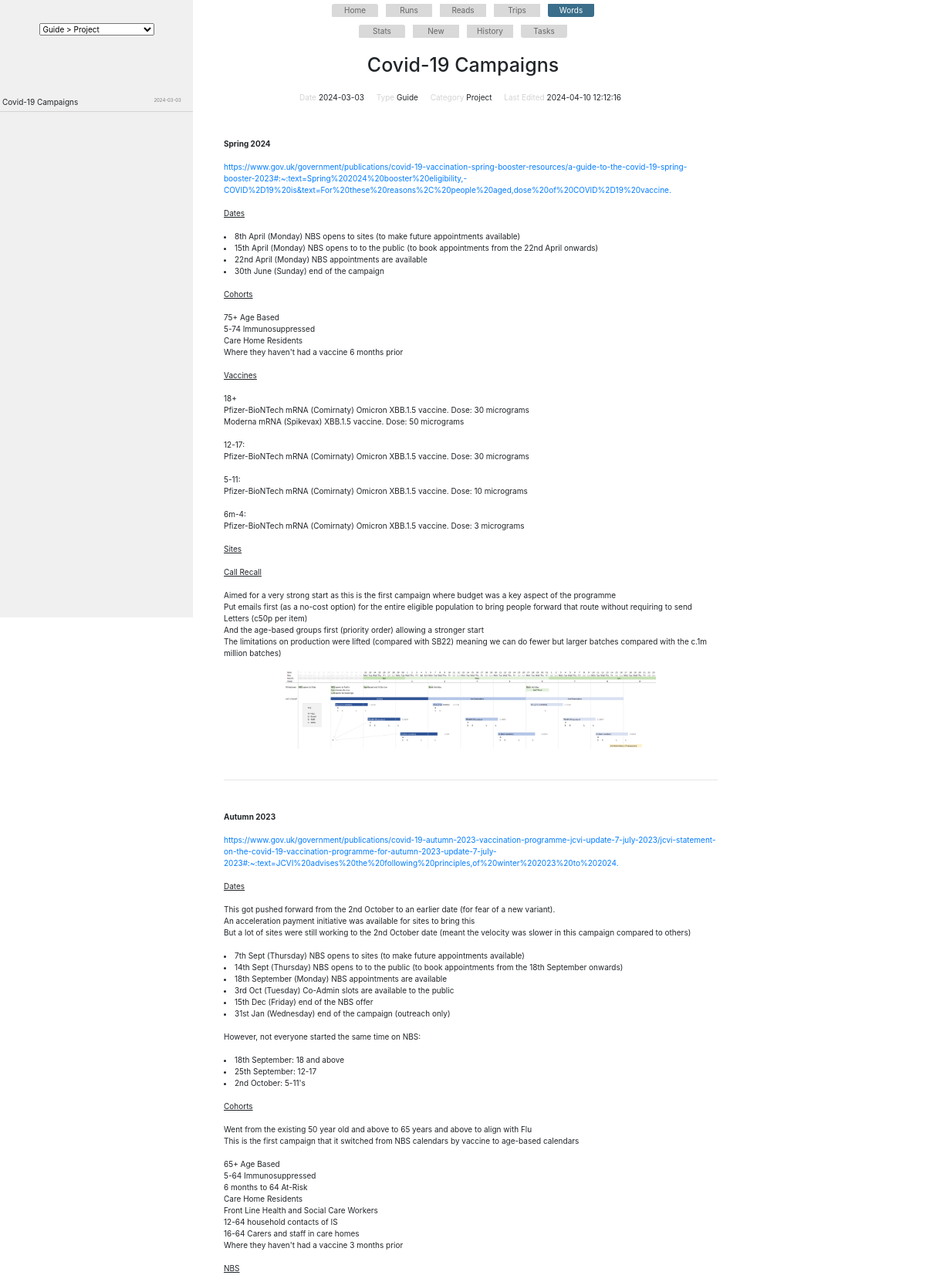
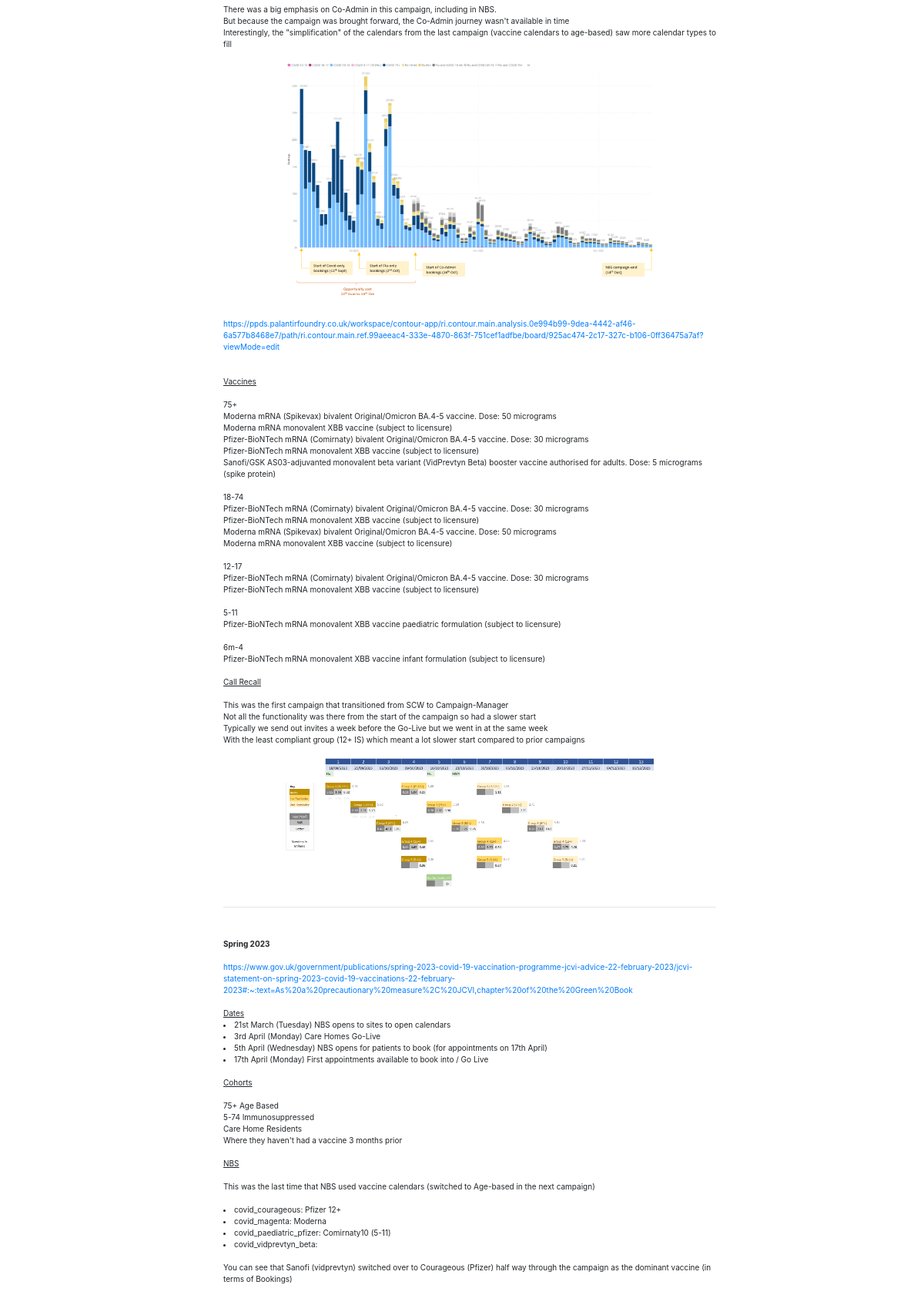
Page /words/note/20240303212355 (signed in, upper part) on the committed database (2 pictures, top to bottom).
### app.py (models this page shows)
class Words(db.Model):
    id = db.Column(db.Integer, primary_key=True)
    date_added = db.Column(db.String(20))
    note_date = db.Column(db.String(20))
    note_time = db.Column(db.String(20))
    note_type = db.Column(db.String(200))
    note_category = db.Column(db.String(200))
    note_title = db.Column(db.String(200))
    note_text = db.Column(db.String(2000))
    note_status = db.Column(db.String(200))
    edit_date = db.Column(db.String(20))
    edit_time = db.Column(db.String(20))
    note_tags = db.Column(db.String(200))
    note_original = db.Column(db.Integer)

### app.py (the view)
@app.route('/words/note/<int:note_original>')
@login_required
def words_view(note_original):
    note = Words.query.filter_by(note_original=note_original, note_status='latest').order_by(Words.id.desc()).first()
    notes = Words.query.filter_by(note_status='latest').order_by(Words.note_date.desc())
    note.note_text = re.sub(r'\*\*(.*?)\*\*', r'<b>\1</b>', note.note_text)
    note.note_text = re.sub(r"(https?:\/\/[^\s]+)",r"<a target='_blank' href='\1'>\1</a>", note.note_text).replace('</td>','')
    note.note_text = re.sub(r'\_\_\_', r'<hr>', note.note_text)
    note.note_text = re.sub(r'\-\-(.*?)\-\-', r'<u>\1</u>', note.note_text)
    note.note_text = re.sub(r'\-(.*?)\-$', r'<i>\1</i>', note.note_text)
    note.note_text = re.sub(r'^##(.*)', r'<li class="words_li">\1</li>', note.note_text, flags=re.MULTILINE)
    note.note_text = note.note_text.replace('<table>', '<table class="words_content_table">')
    note.note_text = note.note_text.replace('<table>\r\n', '<table>')
    note.note_text = note.note_text.replace('<th>\r\n', '<th>')
    note.note_text = note.note_text.replace('<tr>\r\n', '<tr>')
    note.note_text = note.note_text.replace('<td>\r\n', '<td>')
    note.note_text = note.note_text.replace('</table>\r\n', '</table>')
    note.note_text = note.note_text.replace('</th>\r\n', '</th>')
    note.note_text = note.note_text.replace('</tr>\r\n', '</tr>')
    note.note_text = note.note_text.replace('</td>\r\n', '</td>')
    note.note_text = note.note_text.replace('</li>\n', '</li>')
    note.note_text = note.note_text.replace('Â£', '£')
    note.note_text = re.sub(r"image>>(.+)", lambda match: f"<img src={url_for('static', filename=f'images/{note.note_original}_{match.group(1).strip()}')} class='words_image center'>", note.note_text)
    note.note_text = note.note_text.replace('\n', '<br>')
    words_config = db.session.query(CONFIG_WORDS_OPTIONS.type,
                                func.group_concat(CONFIG_WORDS_OPTIONS.category, ',').label('categories'),
                                CONFIG_WORDS_OPTIONS.color).group_by(CONFIG_WORDS_OPTIONS.type, CONFIG_WORDS_OPTIONS.color).order_by(CONFIG_WORDS_OPTIONS.id).all()
    words_config_options = [{'type': config.type, 'categories': config.categories.split(','), 'color': config.color} for config in words_config]
    return render_template('words_view.html', note=note, notes=notes, words_options=words_config_options)

### app.py (called while the page is built)
@login_manager.user_loader
def load_user(user_id):
    return User.query.get(int(user_id))

@app.before_request
def before_request():
    if not current_user.is_authenticated and request.endpoint not in ['login', 'static']:
        return redirect(url_for('login'))

### templates/words_view.html (shortened to what this page needs)
{% extends 'base.html' %}
{% block content %}
{% include 'base_words.html' %}
<br/>
<div id="words_view_left_panel">
    <br/>
    <br/>
    <div class="center">
        <select id="words_view_drop_down">
        </select>
    </div>
    <br/>
    <br/>
    <br/>
    <br/>
    <br/>
    <table>
        {% for link in notes %}
        <tr class="words_view_left_panel_link" onclick="window.location='/words/note/{{ link.note_original }}';">
            <td>
                {% if 'Thought' not in link.note_type %}
                    <span class="words_view_left_panel_link_title">{{ link.note_title }}</span>
                {% endif %}
                <span class="words_view_left_panel_link_date">{{link.note_date}}</span>
            </td>
        </tr>
        {% endfor %}
    </table>
</div>
<div id="words_view_main_panel">
    <h1 class="note_title">{{ note.note_title }}</h1>
    <br/>
    <div class="center_wrapper">
        <div class="note_meta_centre_contents">
            <span class="note_meta_label">Date</span><span class="note_meta_value">{{note.note_date}}</span>
            <span class="note_meta_label">Type</span><span class="note_meta_value">{{note.note_type}}</span>
            <span class="note_meta_label">Category</span><span class="note_meta_value">{{note.note_category}}</span>
            <span class="note_meta_label">Last Edited</span><span class="note_meta_value">{{note.edit_date}} {{note.edit_time}}</span>
        </div>
    </div>
    <br/>
    <div class="m-5">
        <div id="word_view_content">
            <div class="note_text_p">{{ note.note_text | safe }}</div>
        </div>
    </div>
</div>
{% endblock %}

### static/my_override_style.css (style rules this page uses)
* { font-size: 6pt; }
body { display: none; }
@media screen and (min-width: 1000px) { * { font-size: 10px; } }
@media screen and (min-width: 1000px) { #words_view_main_panel { margin-left: 250px; } }
@media screen and (min-width: 1000px) { #words_view_main_panel { margin-right: 250px !important; } }
.center { text-align: center; margin: auto; }
.trips_stats_table th, td { width: 16.7%; }
li { width: 60px; text-align: center; }
.note_title { text-align: center; }
.center_wrapper { display: flex; justify-content: center; align-items: center; margin: 0; }
.note_meta_centre_contents { text-align: center; }
.note_meta_label { margin-left: 3px; font-weight: light; color: lightgray; }
.note_meta_value { margin-left: 3px; font-weight: medium; margin-right: 10px; }
.note_text_p { margin: 10px; }
.m-5 { margin: 5px; }
td { vertical-align: middle; }
.note_text_p { width: 100%; }
.words_image { margin: 0 auto; text-align: center; }
.note_text_p img { max-width: 75%; margin: 0 auto; display: block; cursor: pointer; }
.words_li { width: 90%; margin: 0; text-align: left; }
#words_view_left_panel { position: fixed; left: 0; top: 0; width: 250px; height: 100vh; background-color: #f0f0f0; overflow-y: auto; }
.words_view_left_panel_link { border-bottom: lightgray 1px solid; vertical-align: middle; cursor: pointer; }
.words_view_left_panel_link span { margin-top: 3px; margin-bottom: 3px; }
.words_view_left_panel_link_title { float:left; width:78%; margin-left: 2px; }
.words_view_left_panel_link_date { float:right; width:20%; color: grey; font-size: 6px; vertical-align: middle; height: 100%; }
table { background-color:rgba(0, 0, 0, 0); }
#word_view_content { margin: auto; }

### rows in the picture
Words: note_title "Covid-19 Campaigns", note_date "2024-03-03", note_type "Guide", note_category "Project", edit_date "2024-04-10", edit_time "12:12:16", note_text "Spring 2024 https://www.gov.uk/government/publications/covid-19-vaccination-spring-booster-resources/a-guide-to-the-covid-19-spring-booster-2023#:~:text=Spring%202024%20booster%20eligibility,-COVID%2D19%20is&text=For%20these%20reasons%2C%20people%20aged,dose%20of%20COVID%2D19%20vaccine. Dates 8th April (Monday) NBS opens to sites (to make future appointments available) 15th April (Monday) NBS opens to to the public (to book appointments from the 22nd April onwards) 22nd April (Monday) NBS appointments are available 30th June (Sunday) end of the campaign Cohorts 75+ Age Based 5-74 Immunosuppressed Care Home Residents Where they haven't had a vaccine 6 months prior Vaccines 18+…", note_text (picture)
